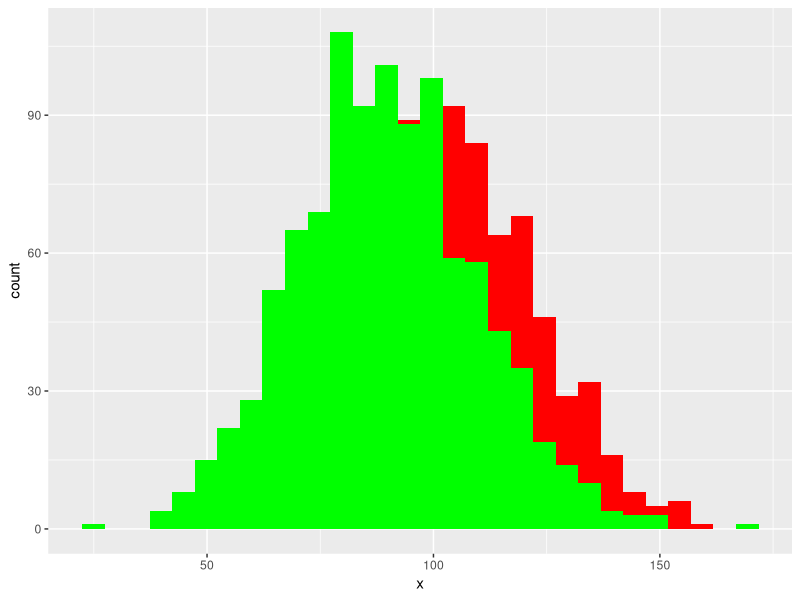

Recreate this plot in R.
## ---- chunk 1
#load packages
library(knitr)
library(ggplot2)
library(tidyr)
## ---- chunk 2
set.seed(14)
x <- rnorm(1000, 100, 20)
y <- rnorm(1000, 90, 20)
dat <- data.frame(x, y)
## ---- chunk 3
dat
## ---- chunk 4
ggplot(dat) +
  geom_histogram(aes(x = x), fill = "red") + 
  geom_histogram(aes(x = y), fill = "green")
## ---- chunk 5
dat_long <- data.frame(group = c(rep("x", 1000), rep("y", 1000)), 
                       val = c(x, y))
## ---- chunk 6
dat_long
